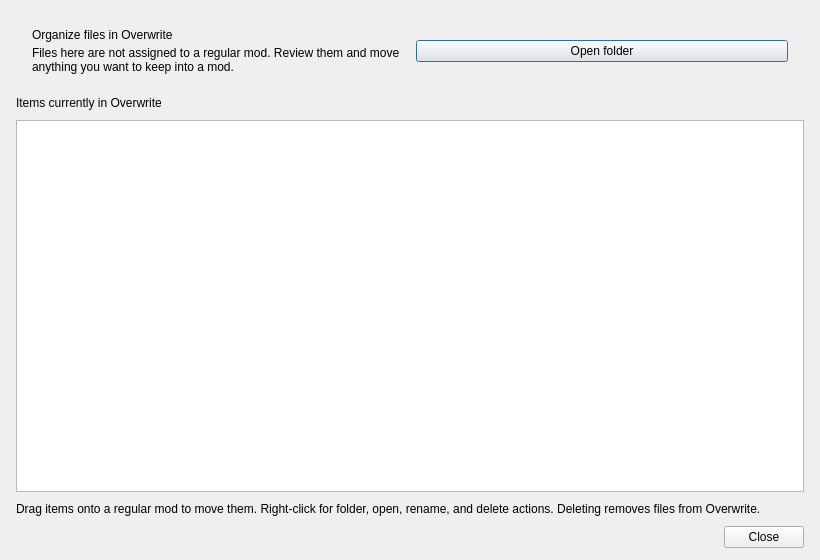
<?xml version="1.0" encoding="UTF-8"?>
<ui version="4.0">
 <class>OverwriteInfoDialog</class>
 <widget class="QDialog" name="OverwriteInfoDialog">
  <property name="geometry">
   <rect>
    <x>0</x>
    <y>0</y>
    <width>820</width>
    <height>560</height>
   </rect>
  </property>
  <property name="minimumSize">
   <size>
    <width>720</width>
    <height>480</height>
   </size>
  </property>
  <property name="windowTitle">
   <string>Manage Overwrite</string>
  </property>
  <layout class="QVBoxLayout" name="verticalLayout">
   <property name="spacing">
    <number>10</number>
   </property>
   <property name="leftMargin">
    <number>16</number>
   </property>
   <property name="topMargin">
    <number>16</number>
   </property>
   <property name="rightMargin">
    <number>16</number>
   </property>
   <property name="bottomMargin">
    <number>12</number>
   </property>
   <item>
    <widget class="QFrame" name="overwriteIntroPanel">
     <property name="frameShape">
      <enum>QFrame::NoFrame</enum>
     </property>
     <layout class="QHBoxLayout" name="introLayout">
      <property name="spacing">
       <number>12</number>
      </property>
      <property name="leftMargin">
       <number>16</number>
      </property>
      <property name="topMargin">
       <number>12</number>
      </property>
      <property name="rightMargin">
       <number>16</number>
      </property>
      <property name="bottomMargin">
       <number>12</number>
      </property>
      <item>
       <layout class="QVBoxLayout" name="introTextLayout">
        <property name="spacing">
         <number>4</number>
        </property>
        <item>
         <widget class="QLabel" name="overwriteHeading">
          <property name="text">
           <string>Organize files in Overwrite</string>
          </property>
         </widget>
        </item>
        <item>
         <widget class="QLabel" name="overwriteDescription">
          <property name="text">
           <string>Files here are not assigned to a regular mod. Review them and move anything you want to keep into a mod.</string>
          </property>
          <property name="wordWrap">
           <bool>true</bool>
          </property>
         </widget>
        </item>
       </layout>
      </item>
      <item>
       <widget class="QPushButton" name="explorerButton">
        <property name="text">
         <string>Open folder</string>
        </property>
       </widget>
      </item>
     </layout>
    </widget>
   </item>
   <item>
    <widget class="QLabel" name="overwriteSectionHeading">
     <property name="text">
      <string>Items currently in Overwrite</string>
     </property>
    </widget>
   </item>
   <item>
    <widget class="QTreeView" name="filesView">
     <property name="contextMenuPolicy">
      <enum>Qt::CustomContextMenu</enum>
     </property>
     <property name="dragEnabled">
      <bool>true</bool>
     </property>
     <property name="dragDropMode">
      <enum>QAbstractItemView::DragDrop</enum>
     </property>
     <property name="defaultDropAction">
      <enum>Qt::MoveAction</enum>
     </property>
     <property name="selectionMode">
      <enum>QAbstractItemView::ExtendedSelection</enum>
     </property>
     <property name="sortingEnabled">
      <bool>true</bool>
     </property>
    </widget>
   </item>
   <item>
    <widget class="QLabel" name="overwriteContextHint">
     <property name="text">
      <string>Drag items onto a regular mod to move them. Right-click for folder, open, rename, and delete actions. Deleting removes files from Overwrite.</string>
     </property>
     <property name="wordWrap">
      <bool>true</bool>
     </property>
    </widget>
   </item>
   <item>
    <widget class="QDialogButtonBox" name="buttonBox">
     <property name="orientation">
      <enum>Qt::Horizontal</enum>
     </property>
     <property name="standardButtons">
      <set>QDialogButtonBox::Close</set>
     </property>
    </widget>
   </item>
  </layout>
 </widget>
 <resources/>
 <connections>
  <connection>
   <sender>buttonBox</sender>
   <signal>accepted()</signal>
   <receiver>OverwriteInfoDialog</receiver>
   <slot>accept()</slot>
   <hints>
    <hint type="sourcelabel">
     <x>248</x>
     <y>254</y>
    </hint>
    <hint type="destinationlabel">
     <x>157</x>
     <y>274</y>
    </hint>
   </hints>
  </connection>
  <connection>
   <sender>buttonBox</sender>
   <signal>rejected()</signal>
   <receiver>OverwriteInfoDialog</receiver>
   <slot>reject()</slot>
   <hints>
    <hint type="sourcelabel">
     <x>316</x>
     <y>260</y>
    </hint>
    <hint type="destinationlabel">
     <x>286</x>
     <y>274</y>
    </hint>
   </hints>
  </connection>
 </connections>
</ui>
